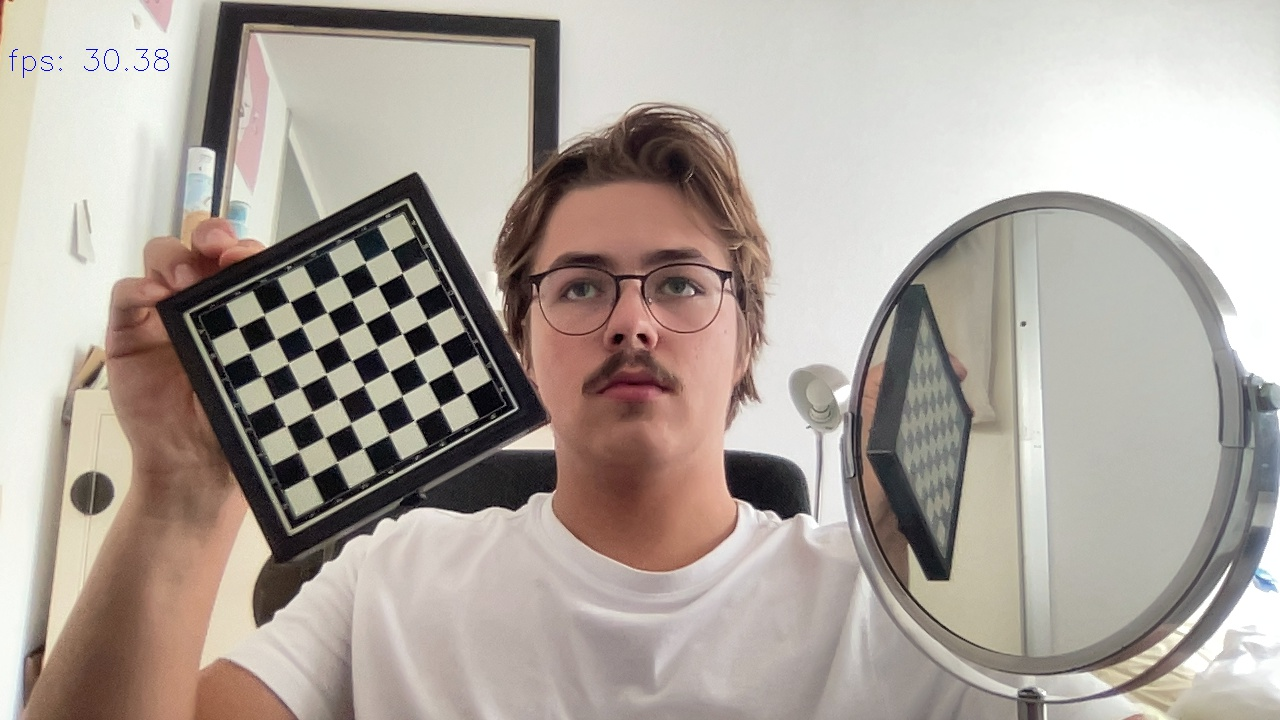
#> input picture data/1.jpg, 1280 x 720 px; its folder holds 4 pictures in this run
$ jupyter execute normalize_with_3dmm.ipynb   (older library calls are emulated)
#> lines starting #> are read from the running program, lines starting #| are printed output that depends on the picture; long printed decimals are rounded
### src/preprocess.py
import numpy as np
import cv2
import matplotlib.pyplot as plt
import scipy.io as sio

from utils import make_weird


# [69 lines left out: functions preprocess_frames, get_origin_of_gaze, get_frames_and_timestamps, normalize, not called in this run]


def calibrate(images):
    """
    :returns: (ret, mtx, dist, rvecs, tvecs)
    """
    criteria = (cv2.TERM_CRITERIA_EPS + cv2.TERM_CRITERIA_MAX_ITER, 30, 0.001)
    objp = np.zeros((6*7,3), np.float32)
    objp[:,:2] = np.mgrid[0:7,0:6].T.reshape(-1,2)
    objpoints = []
    imgpoints = []
    for img in images:
        gray = cv2.cvtColor(img, cv2.COLOR_BGR2GRAY)
        ret, corners = cv2.findChessboardCorners(gray, (7, 6), None)
        if ret:
            cv2.cornerSubPix(gray, corners, (11, 11), (-1, -1), criteria)
            objpoints.append(objp)
            imgpoints.append(corners)
    w, h = gray.shape[::-1]
    error = 0.0
    ret, mtx, dist, rvecs, tvecs = cv2.calibrateCamera(objpoints,
                                                       imgpoints,
                                                       (w, h),
                                                       None,
                                                       None)
    for i in range(len(objpoints)):
        proj_imgpoints, _ = cv2.projectPoints(objpoints[i],
                                              rvecs[i],
                                              tvecs[i],
                                              mtx,
                                              dist)
        err = cv2.norm(imgpoints[i], proj_imgpoints, cv2.NORM_L2)
        error += err / len(proj_imgpoints)
    error /= len(objpoints)
    print(f'Camera calibrated successfully, re-projection error: {error:2f}')
    return ret, mtx, dist, rvecs, tvecs


# [26 lines left out: functions undistort, solve_extrinsic_matrix, not called in this run]

### src/notebooks/normalize_with_3dmm.ipynb
[cell 1]
import cv2
import eos
import glob
import numpy as np

from face_alignment import FaceAlignment, LandmarksType
from preprocess import calibrate

[cell 2]
np.set_printoptions(suppress=True)

[cell 3]
images = [cv2.imread(f) for f in glob.glob('./data/*.jpg')]
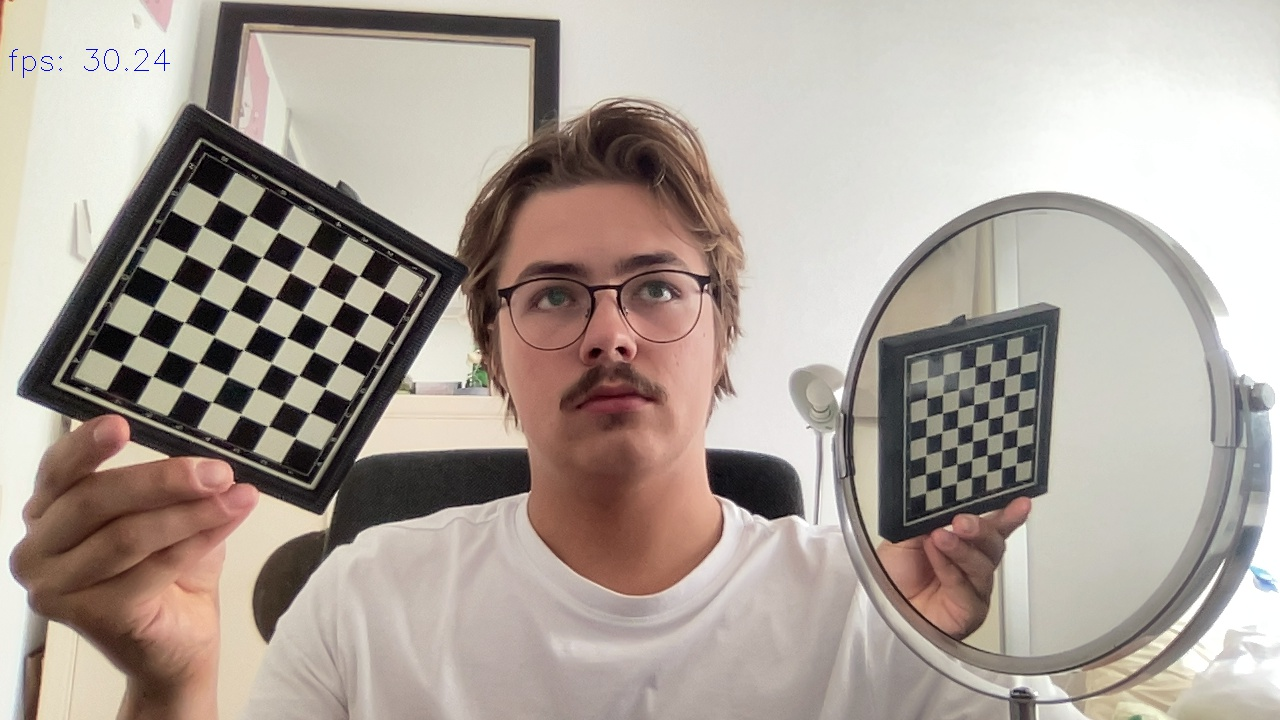
#> input picture data/10.jpg, 1280 x 720 px
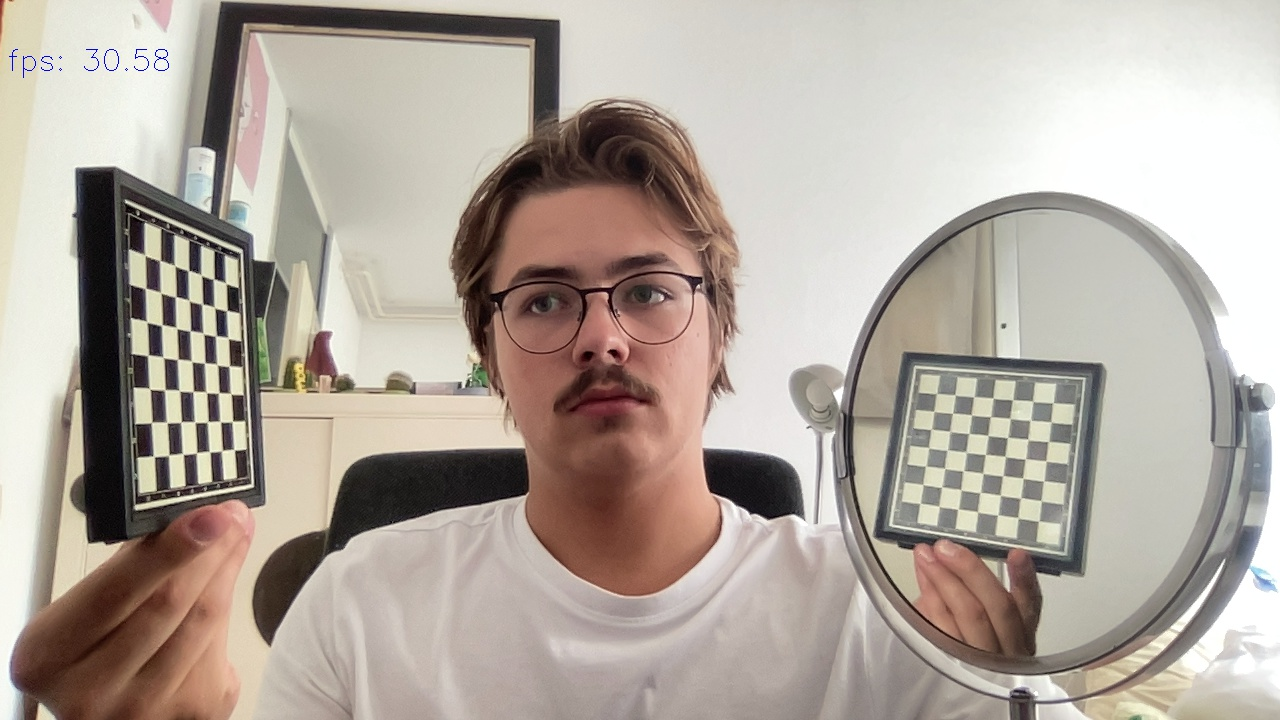
#> input picture data/11.jpg, 1280 x 720 px
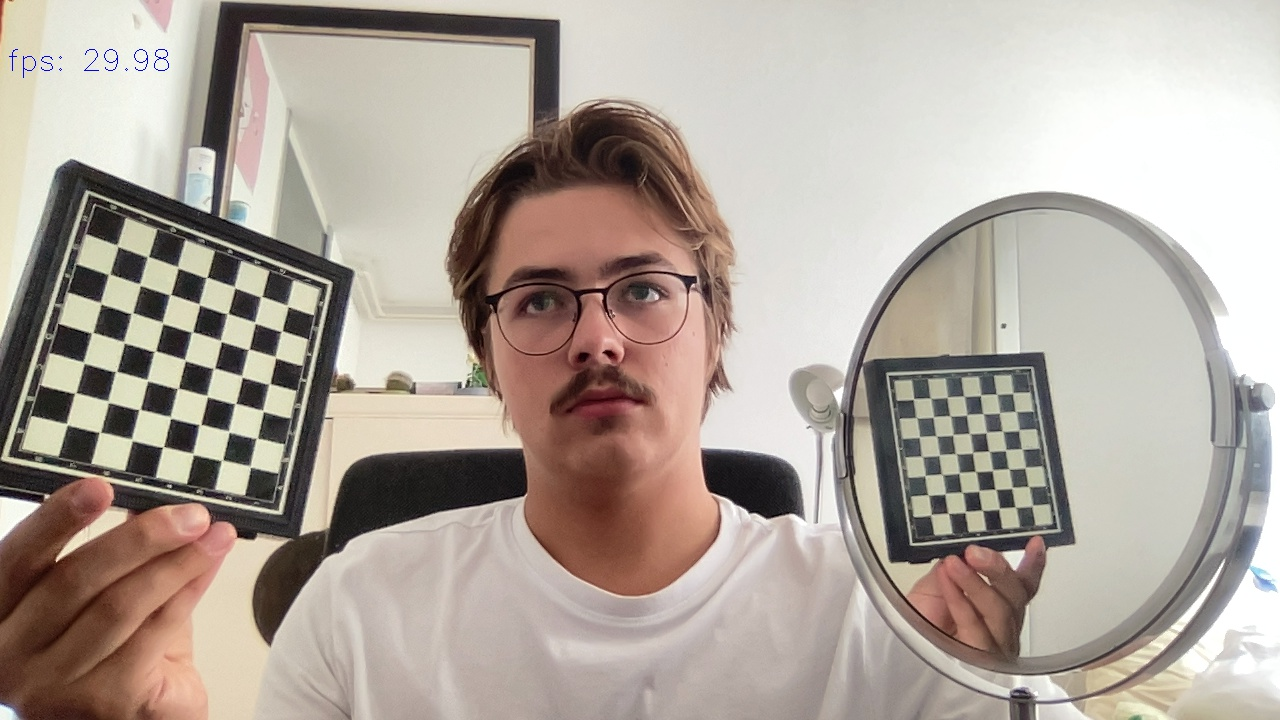
#> input picture data/12.jpg, 1280 x 720 px
#> images = 4 items
images = [cv2.resize(img, (1920, 1080)) for img in images]

[cell 4]
ret, mtx, dist, rvecs, tvecs = calibrate(images)
#> the loop in calibrate, `for img in images:` made 4 passes
#> pass 1, in calibrate, `gray = cv2.cvtColor(img, cv2.COLOR_BGR2GRAY)`:
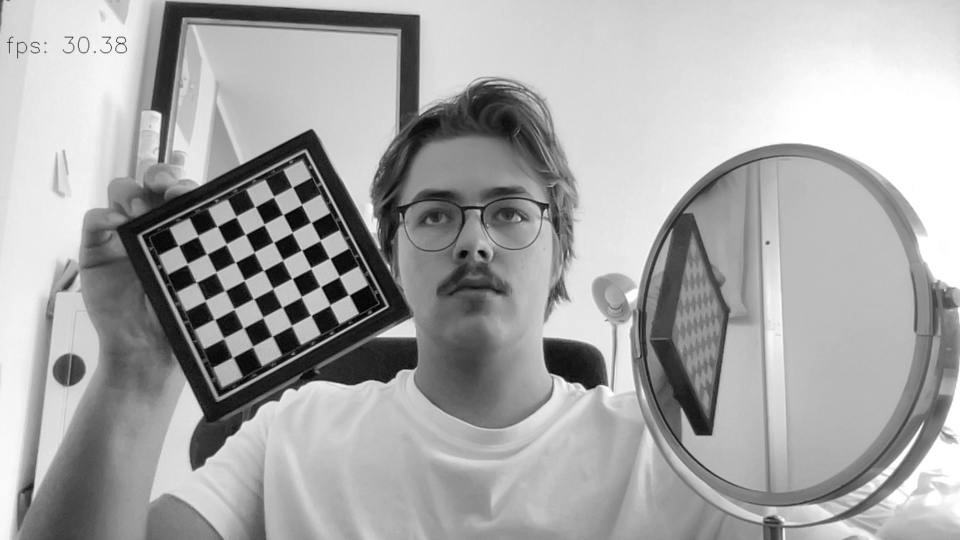
#> gray: shape (1080, 1920) (shown at 1/2 size); min 0, max 255, mean 167
#> pass 3, in calibrate, `gray = cv2.cvtColor(img, cv2.COLOR_BGR2GRAY)`:
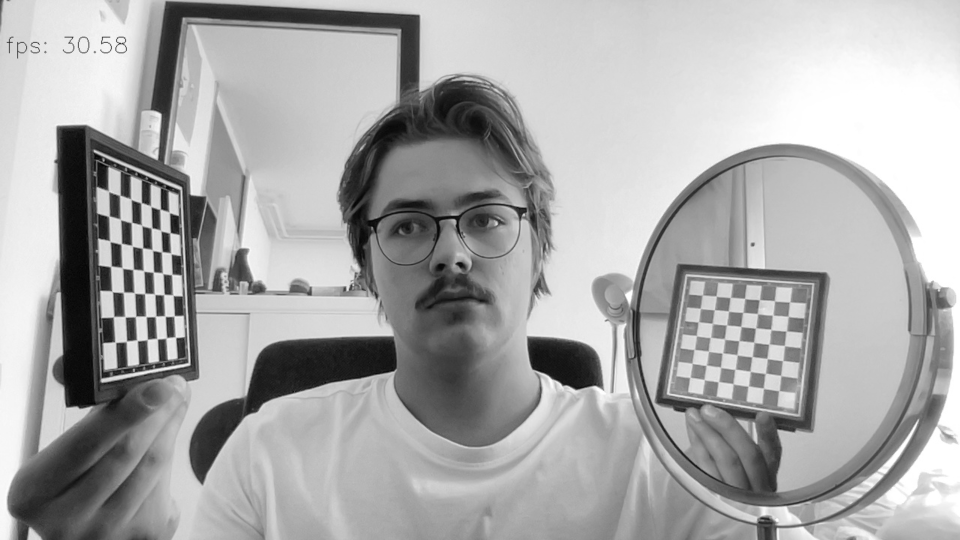
#> gray: shape (1080, 1920) (shown at 1/2 size); min 1, max 255, mean 169.6
#> after the loop in calibrate, `for img in images:`:
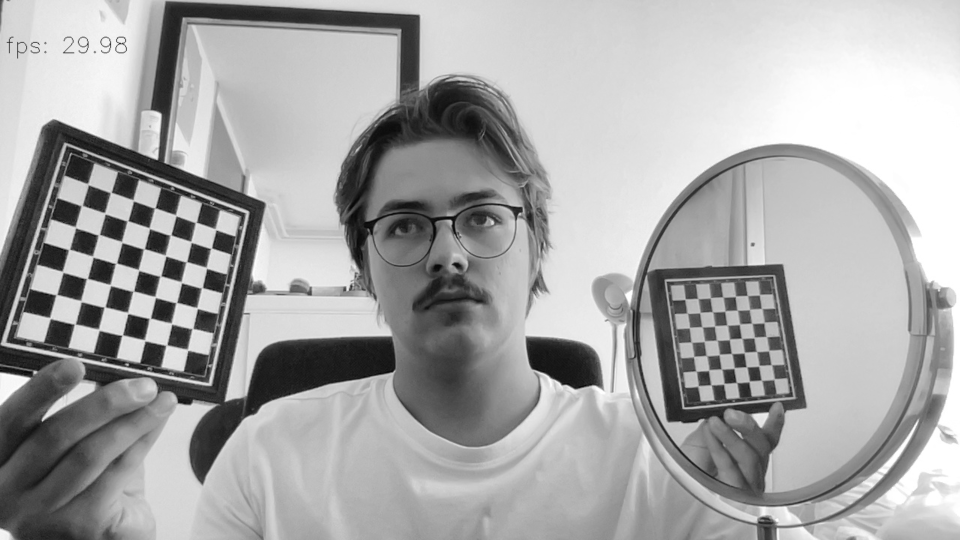
#> gray: shape (1080, 1920) (shown at 1/2 size); min 2, max 255, mean 167.7
#> in calibrate, `ret, mtx, dist, rvecs, tvecs = cv2.calibrateCamera(objpoints, imgpoint..`: ret = 0.308; mtx = [[1443.3, 0, 958], [0, 1456.1, 519.9], [0, 0, 1]]; dist = [[-0.0629, 0.598, -0.00152, -0.00847, -1.54]]; rvecs = ([-0.187, -0.0509, -0.504], [0.491, -0.3, -1], [-0.275, 0.593, 0.143], [0.00729, -0.364, -1.62]); tvecs = ([-14.32, -0.647, 34.74], [-15.65, 0.963, 31.27], [16.06, 3.5, 51.77], [15.09, 8.6, 49.14])
#> the loop in calibrate, `for i in range(len(objpoints)):` made 4 passes
#> (err, error) on passes 1 to 4: (2.2, 0.0523), (1.97, 0.0992), (1.76, 0.141), (2.03, 0.19)
#> after the loop in calibrate, `for i in range(len(objpoints)):`: error = 0.19
#> in calibrate, `error /= len(objpoints)`: error = 0.0474
#| Camera calibrated successfully, re-projection error: 0.04738
#> ret = 0.308; mtx = [[1443.3, 0, 958], [0, 1456.1, 519.9], [0, 0, 1]]; dist = [[-0.0629, 0.598, -0.00152, -0.00847, -1.54]]

[cell 5]
mtx
#> Out = [[1443.3, 0, 958], [0, 1456.1, 519.9], [0, 0, 1]]

[cell 6]
ret, frame = cv2.VideoCapture('./data/face.mp4').read()

[cell 7]
fa3d = FaceAlignment(LandmarksType._3D,
                     flip_input=False,
                     device='cpu',
                     face_detector='blazeface')

[cell 8]
[landmarks] = fa3d.get_landmarks(frame)

___

[cell 9]
model = eos.morphablemodel.load_model("eos/share/sfm_shape_3448.bin")

[cell 10]
landmark_mapper = eos.core.LandmarkMapper('eos/share/ibug_to_sfm.txt')

[cell 11]
shape_model = model.get_shape_model()

[cell 12]
landmarks = landmarks[:, :2]

[cell 13]
class PNP:

    ibug_ids_to_use = sorted([
        28, 29, 30, 31,  # nose ridge
        32, 33, 34, 35, 36,  # nose base
        37, 40,  # left-eye corners
        43, 46,  # right-eye corners
    ])

    def __init__(self):
        self.model = eos.morphablemodel.load_model('eos/share/sfm_shape_3448.bin')
        self.shape_model = self.model.get_shape_model()
        self.landmarks_mapper = eos.core.LandmarkMapper('eos/share/ibug_to_sfm.txt')
        self.sfm_points_ibug_subset = np.array([
            self.shape_model.get_mean_at_point(
                int(self.landmarks_mapper.convert(str(d)))
            )
            for d in range(1, 69)
            if self.landmarks_mapper.convert(str(d)) is not None
        ])
        self.sfm_points_for_pnp = np.array([
            self.shape_model.get_mean_at_point(
                int(self.landmarks_mapper.convert(str(d)))
            )
            for d in self.ibug_ids_to_use
        ])

    def solve(self, landmarks, camera_matrix):
        landmarks = np.array([
            landmarks[i - 1, :]
            for i in self.ibug_ids_to_use
        ], dtype=np.float64)
        success, rvec, tvec, inliers = cv2.solvePnPRansac(self.sfm_points_for_pnp, landmarks,
                                                          camera_matrix, None, flags=cv2.SOLVEPNP_EPNP)
        success, rvec, tvec = cv2.solvePnP(self.sfm_points_for_pnp, landmarks, camera_matrix, None,
                                           rvec=rvec, tvec=tvec, useExtrinsicGuess=True, flags=cv2.SOLVEPNP_ITERATIVE)
        return rvec, tvec

[cell 14]
PNP().solve(landmarks, mtx)

___

could also get the pose from the eos model fitting

[cell 15]
sfrm_points_ibug_subset = np.array(shape_model.get_mean_at_point(
    landmark_mapper.convert
))

[cell 16]
blendshapes = eos.morphablemodel.load_blendshapes("eos/share/expression_blendshapes_3448.bin")
morphablemodel_with_expressions = eos.morphablemodel.MorphableModel(
    model.get_shape_model(),
    blendshapes,
    color_model=eos.morphablemodel.PcaModel(),
    vertex_definitions=None,
    texture_coordinates=model.get_texture_coordinates()
)

[cell 17]
image_height, image_width, _ = frame.shape
